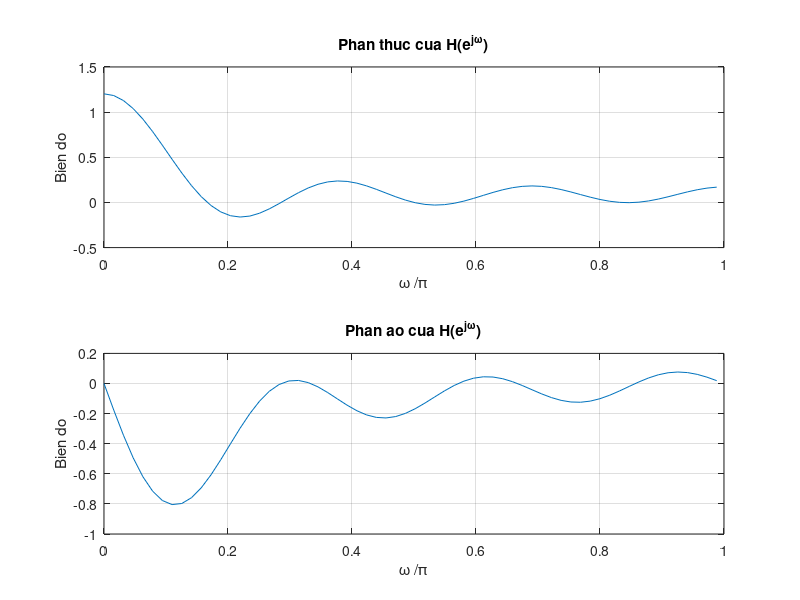
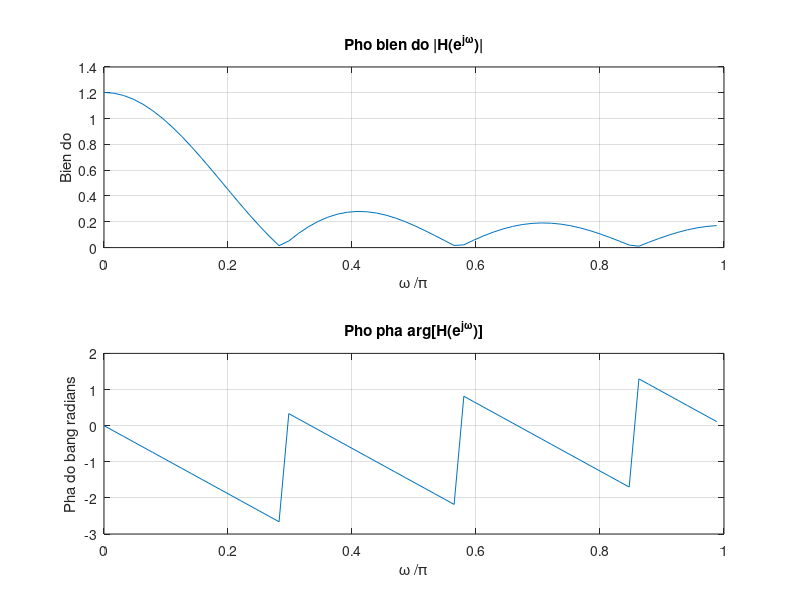
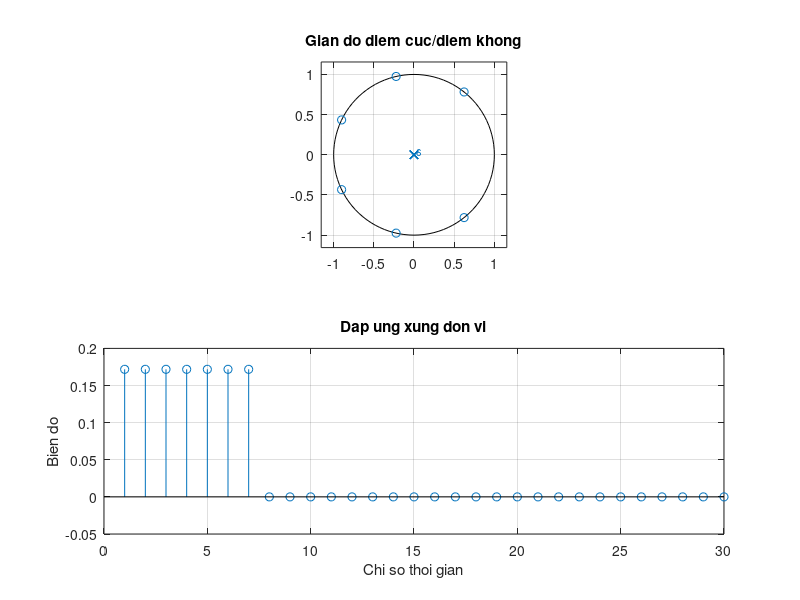

Here is the MATLAB script that generated these plots, in order:
clc;
clf;
w=0:4*pi/255:pi;
num = [1/6 1/6 1/6 1/6 1/6 1/6 1/6];den =  0.97;
h = freqz(num, den, w);
figure(1)
subplot(2,1,1)
plot(w/pi,real(h));
grid 
title('Phan thuc cua H(e^{j\omega})')
xlabel('\omega /\pi');
ylabel('Bien do');
subplot(2,1,2)
plot(w/pi,imag(h));grid
title('Phan ao cua H(e^{j\omega})')
xlabel('\omega /\pi');
ylabel('Bien do');
figure(2)
subplot(2,1,1)
plot(w/pi,abs(h));
grid
title('Pho bien do |H(e^{j\omega})|')
xlabel('\omega /\pi');
ylabel('Bien do');
subplot(2,1,2)
plot(w/pi,angle(h));
grid 
title('Pho pha arg[H(e^{j\omega})]')
xlabel('\omega /\pi');
ylabel('Pha do bang radians');
figure(3)
h=impz(num,den, 30);
subplot(2,1,2);
stem(h);
grid
xlabel('Chi so thoi gian'); ylabel('Bien do');
title('Dap ung xung don vi');
subplot(2,1,1)
zplane(num,den);
title('Gian do diem cuc/diem khong');